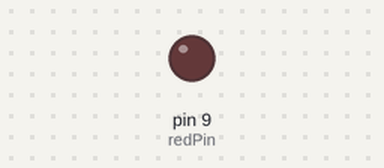
A sketch run on a simulated Arduino Uno, built with avr-gcc and run on an emulated ATmega328P. Parts: output pins drawn as LEDs (lit = HIGH).

Above: at 0.15 s.
At 39.54 s:
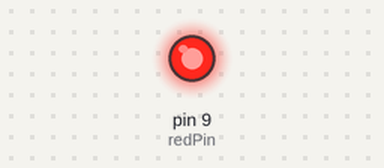
Timing chart, 0 to 40.0 s (numbered marks = the images above):
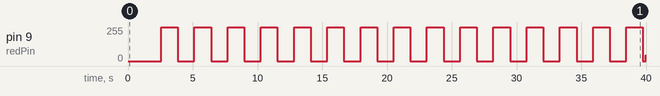

Measured:
- by itself, pin 9 (redPin): 0/255 → 255/255 at 2.6 s, → 0/255 1.3 s later, → 255/255 1.3 s later, → 0/255 1.3 s later, … (31 changes in this stretch)

The sketch:

02_Red_LED_Fading.ino
```cpp
const int redPin = 9;

void setup() {
  pinMode(redPin, OUTPUT);
}

void loop() {
  // Brighten
  for (int brightness = 255; brightness >= 0; brightness--) {
    analogWrite(redPin, brightness);
    delay(5);
  }

  // Dim
  for (int brightness = 0; brightness <= 255; brightness++) {
    analogWrite(redPin, brightness);
    delay(5);
  }
}
```
